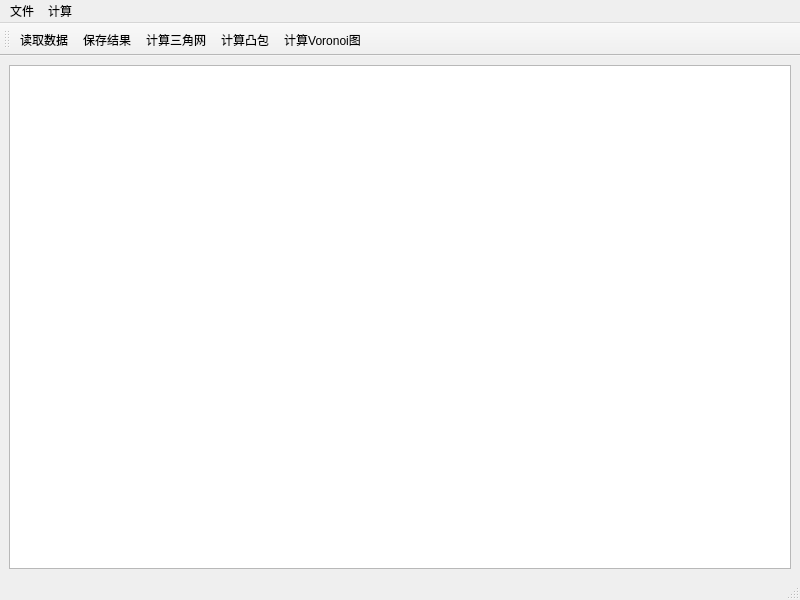
<?xml version="1.0" encoding="UTF-8"?>
<ui version="4.0">
 <class>MainWindow</class>
 <widget class="QMainWindow" name="MainWindow">
  <property name="geometry">
   <rect>
    <x>0</x>
    <y>0</y>
    <width>800</width>
    <height>600</height>
   </rect>
  </property>
  <property name="windowTitle">
   <string>MainWindow</string>
  </property>
  <widget class="QWidget" name="centralwidget">
   <layout class="QVBoxLayout" name="verticalLayout">
    <item>
     <widget class="QTextBrowser" name="textBrowser"/>
    </item>
   </layout>
  </widget>
  <widget class="QMenuBar" name="menubar">
   <property name="geometry">
    <rect>
     <x>0</x>
     <y>0</y>
     <width>800</width>
     <height>33</height>
    </rect>
   </property>
   <widget class="QMenu" name="menu">
    <property name="title">
     <string>文件</string>
    </property>
    <addaction name="actionopen"/>
    <addaction name="actionsave"/>
   </widget>
   <widget class="QMenu" name="menu_2">
    <property name="title">
     <string>计算</string>
    </property>
    <addaction name="actioncomputeDel"/>
    <addaction name="actioncomputeHull"/>
    <addaction name="actioncomputeVor"/>
   </widget>
   <addaction name="menu"/>
   <addaction name="menu_2"/>
  </widget>
  <widget class="QStatusBar" name="statusbar"/>
  <widget class="QToolBar" name="toolBar">
   <property name="windowTitle">
    <string>toolBar</string>
   </property>
   <attribute name="toolBarArea">
    <enum>TopToolBarArea</enum>
   </attribute>
   <attribute name="toolBarBreak">
    <bool>false</bool>
   </attribute>
   <addaction name="actionopen"/>
   <addaction name="actionsave"/>
   <addaction name="actioncomputeDel"/>
   <addaction name="actioncomputeHull"/>
   <addaction name="actioncomputeVor"/>
  </widget>
  <action name="actionopen">
   <property name="text">
    <string>读取数据</string>
   </property>
  </action>
  <action name="actionsave">
   <property name="text">
    <string>保存结果</string>
   </property>
  </action>
  <action name="actioncomputeDel">
   <property name="text">
    <string>计算三角网</string>
   </property>
  </action>
  <action name="actioncomputeHull">
   <property name="text">
    <string>计算凸包</string>
   </property>
  </action>
  <action name="actioncomputeVor">
   <property name="text">
    <string>计算Voronoi图</string>
   </property>
  </action>
 </widget>
 <resources/>
 <connections/>
</ui>
